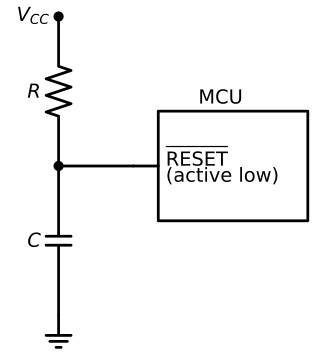

The Python source for this figure:
import schemdraw
import schemdraw.elements as elm

d = schemdraw.Drawing()

d += (vcc := elm.Dot().label("$V_{CC}$", loc="left"))
d += elm.Resistor().down().label("$R$")
d += (node := elm.Dot())
d += elm.Capacitor().down().label("$C$")
d += elm.Ground()

d += elm.Line().at(node.start).right().length(1.5)
d += (mcu := elm.Ic(
    pins=[
        elm.IcPin(
            name=r"$\overline{\mathrm{RESET}}$" + "\n(active low)",
            side="left"
        )
    ],
    size=(3, 2.2),
).anchor("inL1").label("MCU", loc="top"))

d.save(r"C:\Users\Admin\Documents\SCHOOL\rc-charging-poc1\figures\por_circuit.pdf")
